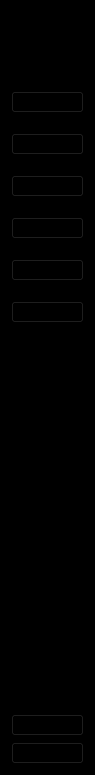
      <widget class="QWidget" name="icon_only_widget" native="true">
       <property name="minimumSize">
        <size>
         <width>95</width>
         <height>0</height>
        </size>
       </property>
       <property name="maximumSize">
        <size>
         <width>95</width>
         <height>16777215</height>
        </size>
       </property>
       <property name="styleSheet">
        <string notr="true">QWidget {

background-color: rgb(0,0,0);

}</string>
       </property>
       <layout class="QVBoxLayout" name="verticalLayout_9">
        <property name="topMargin">
         <number>30</number>
        </property>
        <item>
         <layout class="QHBoxLayout" name="horizontalLayout">
          <item>
           <spacer name="horizontalSpacer_2">
            <property name="orientation">
             <enum>Qt::Orientation::Horizontal</enum>
            </property>
            <property name="sizeHint" stdset="0">
             <size>
              <width>13</width>
              <height>20</height>
             </size>
            </property>
           </spacer>
          </item>
          <item>
           <widget class="QLabel" name="label_4">
            <property name="text">
             <string/>
            </property>
            <property name="pixmap">
             <pixmap resource="resources.qrc">:/images/head1-1.png</pixmap>
            </property>
           </widget>
          </item>
          <item>
           <spacer name="horizontalSpacer">
            <property name="orientation">
             <enum>Qt::Orientation::Horizontal</enum>
            </property>
            <property name="sizeHint" stdset="0">
             <size>
              <width>13</width>
              <height>20</height>
             </size>
            </property>
           </spacer>
          </item>
         </layout>
        </item>
        <item>
         <layout class="QVBoxLayout" name="verticalLayout_7">
          <property name="spacing">
           <number>20</number>
          </property>
          <property name="topMargin">
           <number>35</number>
          </property>
          <item>
           <widget class="QPushButton" name="dashboard_1">
            <property name="text">
             <string/>
            </property>
            <property name="icon">
             <iconset resource="resources.qrc">
              <normaloff>:/images/border-all-solid.png</normaloff>:/images/border-all-solid.png</iconset>
            </property>
            <property name="iconSize">
             <size>
              <width>100</width>
              <height>20</height>
             </size>
            </property>
            <property name="checkable">
             <bool>true</bool>
            </property>
           </widget>
          </item>
          <item>
           <widget class="QPushButton" name="official_1">
            <property name="text">
             <string/>
            </property>
            <property name="icon">
             <iconset resource="resources.qrc">
              <normaloff>:/images/users-gear-solid.png</normaloff>:/images/users-gear-solid.png</iconset>
            </property>
            <property name="iconSize">
             <size>
              <width>100</width>
              <height>20</height>
             </size>
            </property>
            <property name="checkable">
             <bool>true</bool>
            </property>
           </widget>
          </item>
          <item>
           <widget class="QPushButton" name="resident_1">
            <property name="text">
             <string/>
            </property>
            <property name="icon">
             <iconset resource="resources.qrc">
              <normaloff>:/images/user-solid.png</normaloff>:/images/user-solid.png</iconset>
            </property>
            <property name="iconSize">
             <size>
              <width>100</width>
              <height>19</height>
             </size>
            </property>
            <property name="checkable">
             <bool>true</bool>
            </property>
           </widget>
          </item>
          <item>
           <widget class="QPushButton" name="certificate_1">
            <property name="text">
             <string/>
            </property>
            <property name="icon">
             <iconset resource="resources.qrc">
              <normaloff>:/images/scroll-solid.png</normaloff>:/images/scroll-solid.png</iconset>
            </property>
            <property name="iconSize">
             <size>
              <width>100</width>
              <height>20</height>
             </size>
            </property>
            <property name="checkable">
             <bool>true</bool>
            </property>
           </widget>
          </item>
          <item>
           <widget class="QPushButton" name="blotter_1">
            <property name="text">
             <string/>
            </property>
            <property name="icon">
             <iconset resource="resources.qrc">
              <normaloff>:/images/file-solid.png</normaloff>:/images/file-solid.png</iconset>
            </property>
            <property name="iconSize">
             <size>
              <width>100</width>
              <height>20</height>
             </size>
            </property>
            <property name="checkable">
             <bool>true</bool>
            </property>
           </widget>
          </item>
          <item>
           <widget class="QPushButton" name="staff_1">
            <property name="text">
             <string/>
            </property>
            <property name="icon">
             <iconset resource="resources.qrc">
              <normaloff>:/images/user-solid.png</normaloff>:/images/user-solid.png</iconset>
            </property>
            <property name="iconSize">
             <size>
              <width>100</width>
              <height>20</height>
             </size>
            </property>
            <property name="checkable">
             <bool>true</bool>
            </property>
           </widget>
          </item>
         </layout>
        </item>
        <item>
         <spacer name="verticalSpacer_2">
          <property name="orientation">
           <enum>Qt::Orientation::Vertical</enum>
          </property>
          <property name="sizeHint" stdset="0">
           <size>
            <width>17</width>
            <height>385</height>
           </size>
          </property>
         </spacer>
        </item>
        <item>
         <layout class="QVBoxLayout" name="verticalLayout_8">
          <item>
           <widget class="QPushButton" name="settings_1">
            <property name="text">
             <string/>
            </property>
            <property name="icon">
             <iconset resource="resources.qrc">
              <normaloff>:/images/user-solid.png</normaloff>:/images/user-solid.png</iconset>
            </property>
            <property name="iconSize">
             <size>
              <width>100</width>
              <height>20</height>
             </size>
            </property>
           </widget>
          </item>
          <item>
           <widget class="QPushButton" name="pushButton_8">
            <property name="text">
             <string/>
            </property>
            <property name="icon">
             <iconset resource="resources.qrc">
              <normaloff>:/images/right-from-bracket-solid.png</normaloff>:/images/right-from-bracket-solid.png</iconset>
            </property>
            <property name="iconSize">
             <size>
              <width>100</width>
              <height>20</height>
             </size>
            </property>
           </widget>
          </item>
         </layout>
        </item>
       </layout>
      </widget>
